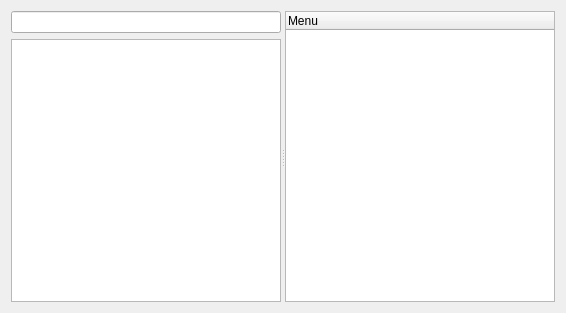
<?xml version="1.0" encoding="UTF-8"?>
<ui version="4.0">
 <class>Form</class>
 <widget class="QWidget" name="Form">
  <property name="geometry">
   <rect>
    <x>0</x>
    <y>0</y>
    <width>566</width>
    <height>313</height>
   </rect>
  </property>
  <property name="windowTitle">
   <string>Edit Menu</string>
  </property>
  <layout class="QGridLayout" name="gridLayout">
   <item row="0" column="0">
    <widget class="QSplitter" name="splitter">
     <property name="orientation">
      <enum>Qt::Horizontal</enum>
     </property>
     <widget class="QWidget" name="layoutWidget">
      <layout class="QVBoxLayout" name="verticalLayout">
       <property name="margin">
        <number>0</number>
       </property>
       <item>
        <widget class="XLineEdit" name="XLineEdit">
         <property name="x_hint" stdset="0">
          <string>filter actions...</string>
         </property>
        </widget>
       </item>
       <item>
        <widget class="XTreeWidget" name="uiActionTREE">
         <property name="dragDropMode">
          <enum>QAbstractItemView::DragOnly</enum>
         </property>
         <property name="rootIsDecorated">
          <bool>false</bool>
         </property>
         <property name="x_arrowStyle" stdset="0">
          <bool>true</bool>
         </property>
         <property name="x_showGrid" stdset="0">
          <bool>false</bool>
         </property>
         <attribute name="headerVisible">
          <bool>false</bool>
         </attribute>
         <column>
          <property name="text">
           <string>Actions</string>
          </property>
         </column>
        </widget>
       </item>
      </layout>
     </widget>
     <widget class="XTreeWidget" name="uiMenuTREE">
      <property name="contextMenuPolicy">
       <enum>Qt::CustomContextMenu</enum>
      </property>
      <property name="acceptDrops">
       <bool>true</bool>
      </property>
      <property name="dragDropMode">
       <enum>QAbstractItemView::InternalMove</enum>
      </property>
      <property name="x_arrowStyle" stdset="0">
       <bool>true</bool>
      </property>
      <property name="x_showGrid" stdset="0">
       <bool>false</bool>
      </property>
      <column>
       <property name="text">
        <string>Menu</string>
       </property>
      </column>
     </widget>
    </widget>
   </item>
  </layout>
 </widget>
 <customwidgets>
  <customwidget>
   <class>XLineEdit</class>
   <extends>QLineEdit</extends>
   <header>projexui.widgets.xlineedit</header>
  </customwidget>
  <customwidget>
   <class>XTreeWidget</class>
   <extends>QTreeWidget</extends>
   <header>projexui.widgets.xtreewidget</header>
  </customwidget>
 </customwidgets>
 <resources/>
 <connections>
  <connection>
   <sender>XLineEdit</sender>
   <signal>textChanged(QString)</signal>
   <receiver>uiActionTREE</receiver>
   <slot>filterItems(QString)</slot>
   <hints>
    <hint type="sourcelabel">
     <x>108</x>
     <y>17</y>
    </hint>
    <hint type="destinationlabel">
     <x>110</x>
     <y>68</y>
    </hint>
   </hints>
  </connection>
 </connections>
</ui>
